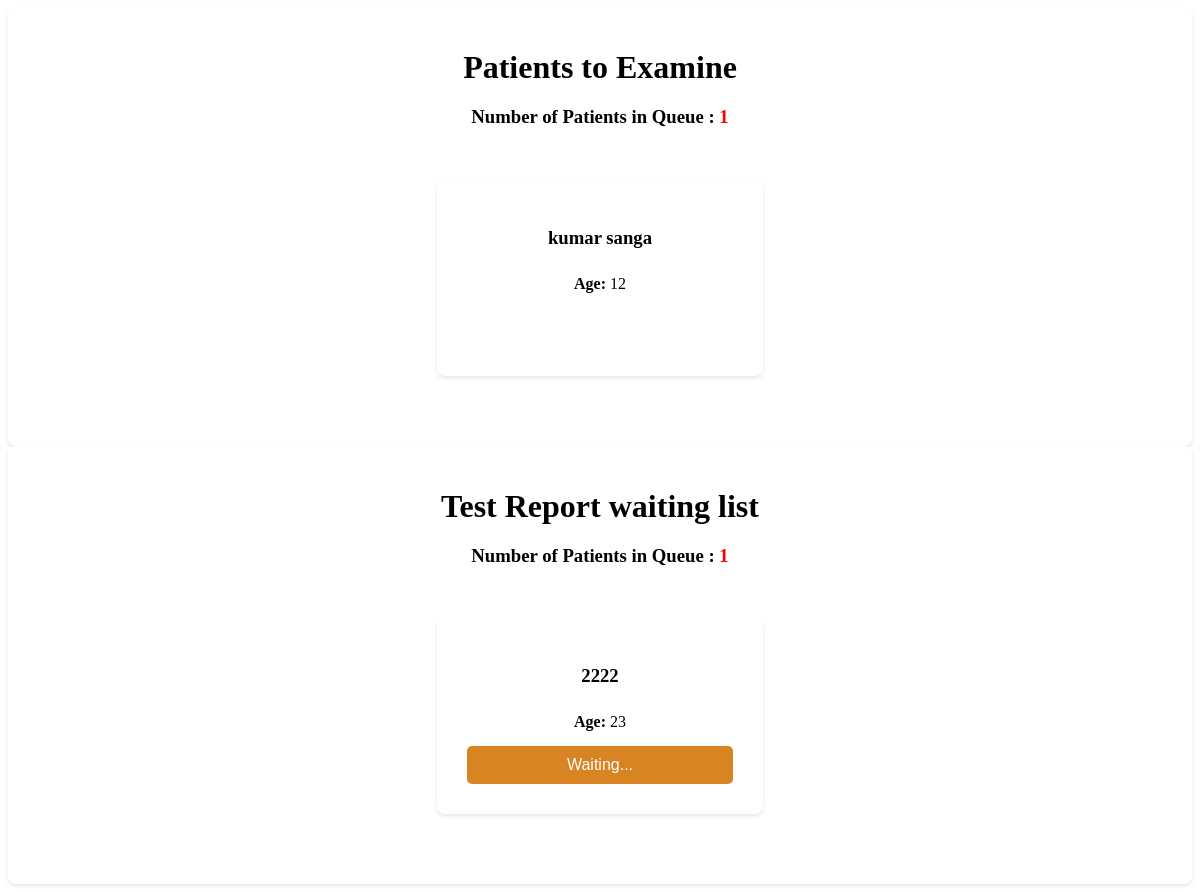
/doctor/check-list.php, run on an earlier commit of the app's database.
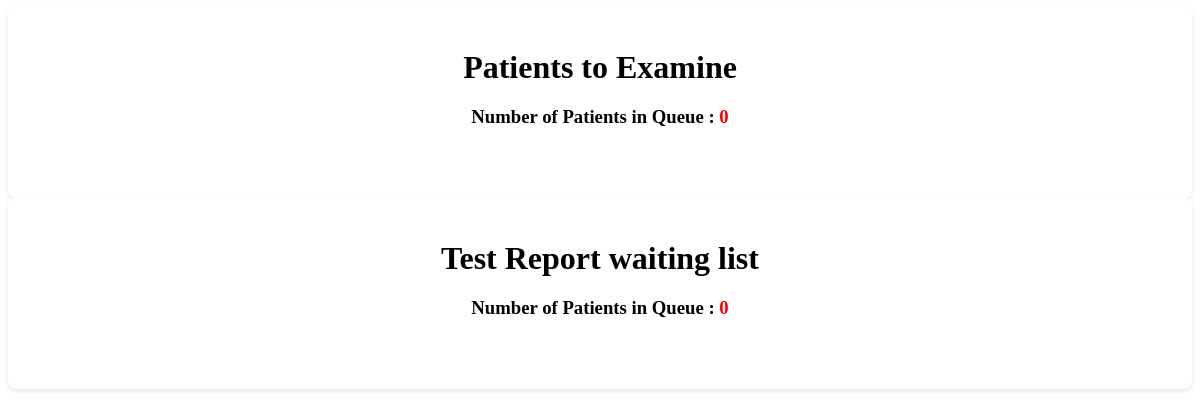
And on a later commit of the database.
### tables this page shows
CREATE TABLE IF NOT EXISTS `patients_details` (
  `id` int NOT NULL AUTO_INCREMENT,
  `patients_id` int DEFAULT NULL,
  `age` int DEFAULT NULL,
  `reception_id` varchar(50) DEFAULT NULL,
  `symptoms` text,
  `medical_report` text,
  `Prescriptions` text,
  `Prescriptions_date` datetime DEFAULT NULL,
  `doctor_id` varchar(50) DEFAULT NULL,
  `symptoms_date` datetime DEFAULT NULL,
  `medicine_status` varchar(50) DEFAULT 'pending',
  PRIMARY KEY (`id`),
  KEY `FK_patients_details_register_patients` (`patients_id`),
  KEY `FK_patients_details_register_reception` (`reception_id`),
  KEY `FK_patients_details_registered_doctor` (`doctor_id`),
  CONSTRAINT `FK_patients_details_register_patients` FOREIGN KEY (`patients_id`) REFERENCES `registered_patients` (`p_id`),
  CONSTRAINT `FK_patients_details_register_reception` FOREIGN KEY (`reception_id`) REFERENCES `registered_reception` (`id_num`),
  CONSTRAINT `FK_patients_details_registered_doctor` FOREIGN KEY (`doctor_id`) REFERENCES `registered_doctor` (`id_num`)
);

CREATE TABLE IF NOT EXISTS `registered_patients` (
  `p_id` int NOT NULL AUTO_INCREMENT,
  `name` varchar(50) DEFAULT NULL,
  `mobile` varchar(12) DEFAULT NULL,
  `email` varchar(50) DEFAULT NULL,
  `id_num` varchar(20) DEFAULT NULL,
  `address` text,
  `age` int DEFAULT NULL,
  `register_date` datetime DEFAULT NULL,
  `reception_id` varchar(50) DEFAULT NULL,
  PRIMARY KEY (`p_id`),
  KEY `FK_register_patients_register_reception` (`reception_id`),
  CONSTRAINT `FK_register_patients_register_reception` FOREIGN KEY (`reception_id`) REFERENCES `registered_reception` (`id_num`)
);

### connection.php (called while the page is built, shortened)
<?php
class Database
{
    public static $connection;
    public static function SetUpConnection()
    {
        if (!isset(Database::$connection)) {
            Database::$connection = new mysqli(DB_HOST, DB_USER, DB_PASS, DB_NAME, DB_PORT);
        }
    }
    public static function search($q)
    {
        return Database::$connection->query($q);
    }
}

### doctor/check-list.php (the view, shortened to what this page needs)
<head>
</head>
<body>
    <?php
    require_once "../connection.php";
    $totalResultSet = Database::search("SELECT COUNT(*) AS total FROM `patients_details`
     WHERE `Prescriptions` = '' AND  `id` NOT IN (SELECT `patientDetails_id` FROM `bloodtest`  WHERE (`reportName` is null or `reportName` = ''))");
    $totalRow = $totalResultSet->fetch_assoc();
    $totalPatients = $totalRow['total'];
    ?>
    <div class="container">
        <h1>Patients to Examine</h1>
        <div class="queue-info">
            <h3>Number of Patients in Queue : <span style="color: red; font-weight: 900;" id="queueCount"><?php echo $totalPatients ?></span></h3>
        </div>
        <div class="patient-cards">
            <?php
        $patiientResultSet = Database::search("SELECT  `patients_details`.`id` AS `pid`, `registered_patients`.`name` AS `name`,`patients_details`.`age` AS `age`
        FROM `patients_details`
        INNER JOIN  `registered_patients` ON `registered_patients`.`p_id` = `patients_details`.`patients_id`
        WHERE `patients_details`.`Prescriptions` = '' AND `patients_details`.`id` NOT IN (SELECT `patientDetails_id` FROM `bloodtest` WHERE (`reportName` is null or `reportName` = '') )   LIMIT 4");
            $numRows = $patiientResultSet->num_rows;
            if ($numRows > 0) {
                while ($patientDetails = $patiientResultSet->fetch_assoc()) {
            ?>
                    <div class="patient-card">
                        <h3><?php echo $patientDetails["name"] ?></h3>
                        <p><strong>Age:</strong> <?php echo $patientDetails["age"] ?></p>
                        <button class="examine-btn" onclick="examinePatient(<?php echo $patientDetails['pid'] ?>)">Examine</button>
                    </div>
            <?php
                }
            }
            ?>
        </div>
    </div>
    <?php
   $totalTestResultSet = Database::search("SELECT COUNT(*) AS total FROM `bloodtest`  WHERE  (`reportName` IS NULL OR `reportName` = '')");
  $totalTestRow = $totalTestResultSet->fetch_assoc();
  $totalTestPatients = $totalTestRow['total'];
  ?>
    <div class="container">
        <h1>Test Report waiting list</h1>
        <div class="queue-info">
            <h3>Number of Patients in Queue : <span style="color: red; font-weight: 900;" id="queueCount"><?php echo $totalTestPatients ?></span></h3>
        </div>
        <div class="patient-cards">
            <?php
            $patiientTestResultSet = Database::search("SELECT  `patients_details`.`id` AS `pid`, `registered_patients`.`name` AS `name`,`patients_details`.`age` AS `age`
            FROM `patients_details`
            INNER JOIN  `registered_patients` ON `registered_patients`.`p_id` = `patients_details`.`patients_id`
            INNER JOIN `bloodtest` ON `bloodtest`.`patientDetails_id` = `patients_details`.`id`
            WHERE `patients_details`.`Prescriptions` = '' AND (`bloodtest`.`reportName` IS NULL OR `bloodtest`.`reportName` = '')   LIMIT 4");
            $numTestRows = $patiientTestResultSet->num_rows;
            if ($numTestRows > 0) {
                while ($patientTestDetails = $patiientTestResultSet->fetch_assoc()) {
            ?>
                    <div class="patient-card">
                        <h3> <?php echo $patientTestDetails["name"] ?></h3>
                        <p><strong>Age:</strong> <?php echo $patientTestDetails["age"] ?></p>
                        <?php
                        if(empty($patientTestDetails["reportName"]) || $patientTestDetails["reportName"] === null){
                        ?>
                        <button style="cursor: not-allowed; background-color: #d98423;" class="examine-btn" onclick="examinePatient(<?php echo $patientTestDetails['pid'] ?>)" disabled>Waiting...</button>
                        <?php
                        }else{
                            ?>
                           <button  class="examine-btn" onclick="examinePatient(<?php echo $patientTestDetails['pid'] ?>)" >Examine</button>
  <?php
                        }
                        ?>
                    </div>
            <?php
                }
            }
            ?>
        </div>
    </div>
</body>

### doctor/check-list.php (style rules this page uses)
.container { max-width: 1200px; margin: 0 auto; background-color: #fff; padding: 20px; border-radius: 8px; box-shadow: 0 2px 4px rgba(0, 0, 0, 0.1); }
h1 { color: var(--base-color); text-align: center; margin-bottom: 20px; }
.queue-info { text-align: center; margin-bottom: 50px; }
.queue-info h3 { color: var(--base-color); }
.patient-cards { display: flex; flex-wrap: wrap; height: max-content; gap: 20px; justify-content: center; }
.patient-card { background-color: #fff; border: 1px solid var(--medium-gray); border-radius: 8px; box-shadow: 0 2px 4px rgba(0, 0, 0, 0.1); padding: 30px; width: calc(25% - 20px); text-align: center; display: flex; flex-direction: column; margin-bottom: 50px; }
.patient-card h3 { color: var(--dark-gray); margin-bottom: 10px; }
.patient-card p { color: var(--dark-gray); margin-bottom: 15px; }
.examine-btn { padding: 10px 15px; background-color: var(--base-color); border: none; border-radius: 5px; color: #FFFFFF; font-size: 1em; cursor: pointer; transition: background-color 0.3s; margin-top: auto; }

What changed in the data, as far as the page shows it:
removed patients_details: patients.name "kumar sanga", age "12", shown under "Number of Patients in Queue : 1"
removed patients_details: patients.name "2222", age "23", shown under "Number of Patients in Queue : 1"
Also different on the page:
$totalPatients: "1" → "0"
$totalTestPatients: "1" → "0"
